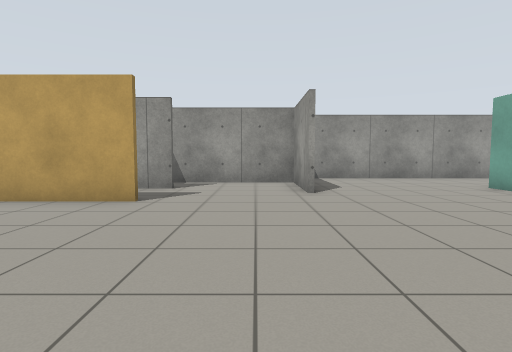
View 1 (above)

12 first-person views from a walk through a robot-simulator world made for Gazebo. The camera is 0.94 m above the floor, tilts 4° down and sees 80° across. The floor is counted in squares, 1 m on a side. Each view is taken from the middle of a square. On the plan, view 1 faces up. The plan holds only what a view shows up to about 11 squares ahead; the rest is blank.

View 2
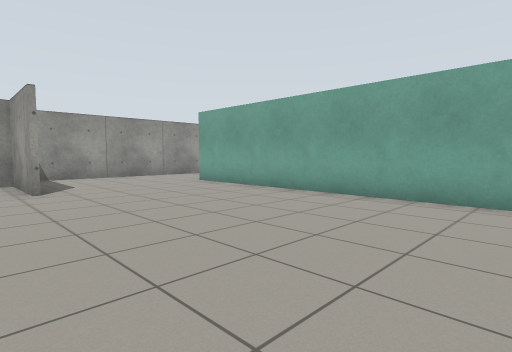

View 3
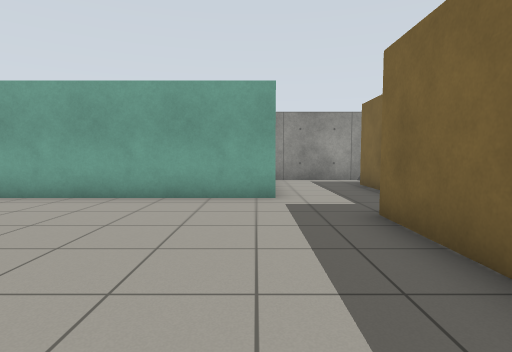

View 4
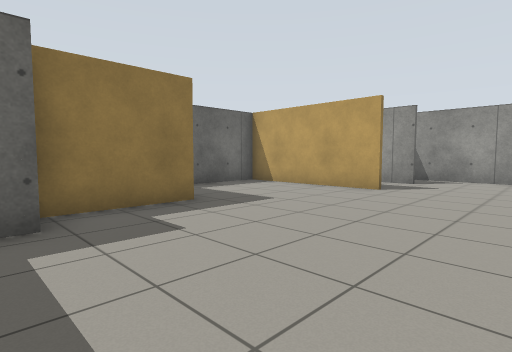

View 5
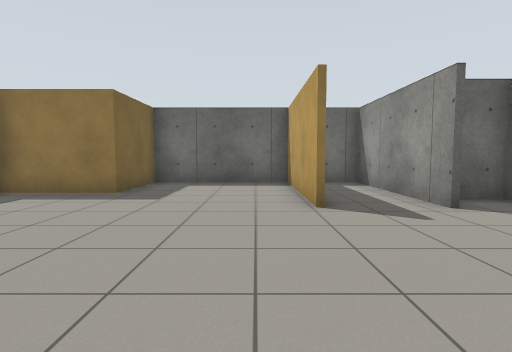

View 6
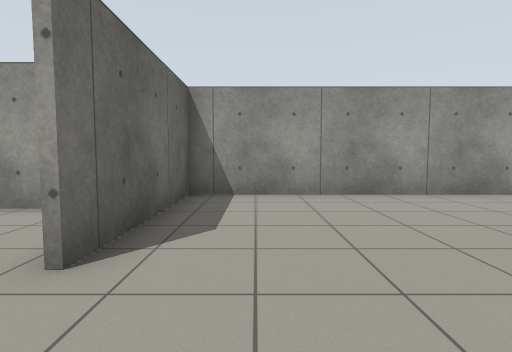

View 7
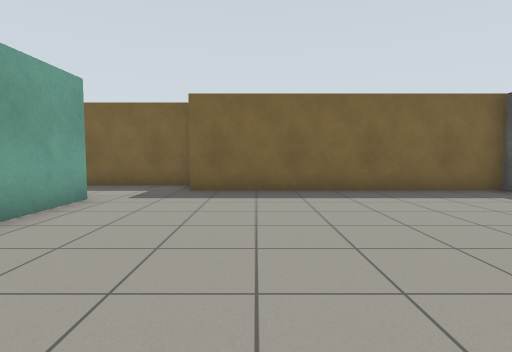

View 8
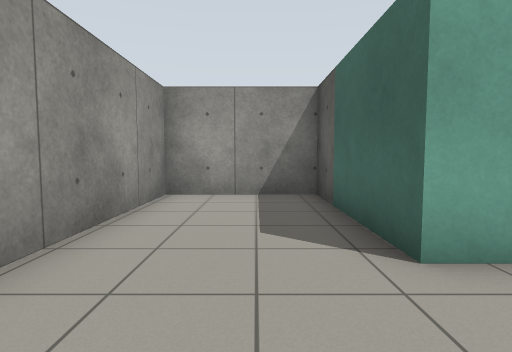

View 9
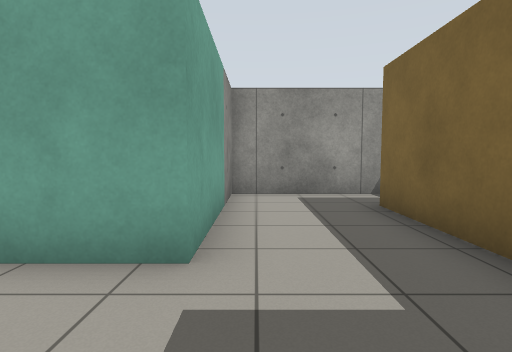

View 10
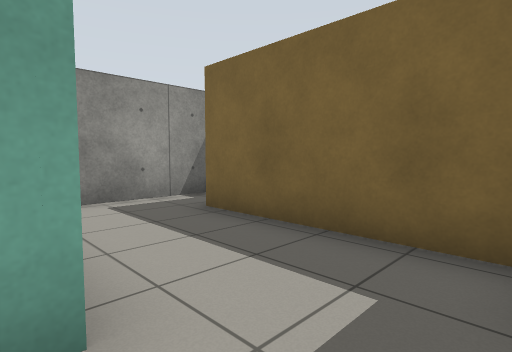

View 11
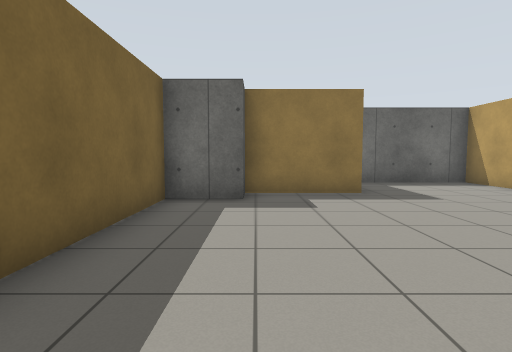

View 12
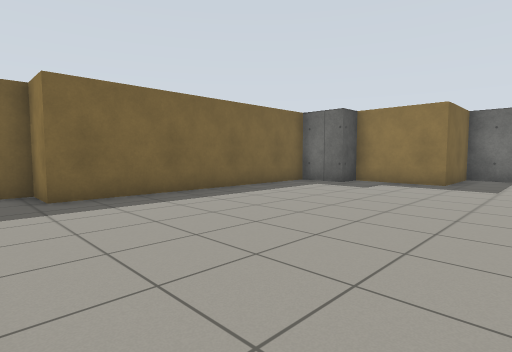

### Floor plan
Points are (right, up) in squares from view 1. A wall is a line through its corners. A room is listed if a view was taken in it or the views show most of it. See-through windows are left out.
Room 1 (views 1, 2, 3, 4, 5, 6, 7, 8, 9, 10, 11, 12)
walls: (1.3, 7.4) (1.3, 10.3) (-3.4, 10.3) (-3.4, 9.2); (-2.4, 6.1) (-7.3, 6.1) (-7.3, 1.6) (-4.4, 1.6) (-4.4, -1.3) (-3.4, -1.3) (-3.4, -2.9) (4.7, -2.9) (4.7, -4.3) (9.6, -4.3); (-2.2, 8.4) (-7.3, 8.4) (-7.3, 7.2); (11.3, -5.6) (11.3, -1.4) (6.6, -1.4) (6.6, 8.6) (11.3, 8.6) (11.3, 12.1) (1.4, 12.1) (1.4, 7.4)

Positions as (right, up) in squares from view 1, and headings:
1: (0, 0), facing up
2: (0, -1), facing up-right
3: (0, -1), facing right
4: (1, -2), facing up-left
5: (3, 5), facing left
6: (3, 5), facing up
7: (3, 5), facing down
8: (4, 10), facing right
9: (4, -2), facing right
10: (5, -1), facing down-right
11: (3, -1), facing left
12: (6, 4), facing down-left
